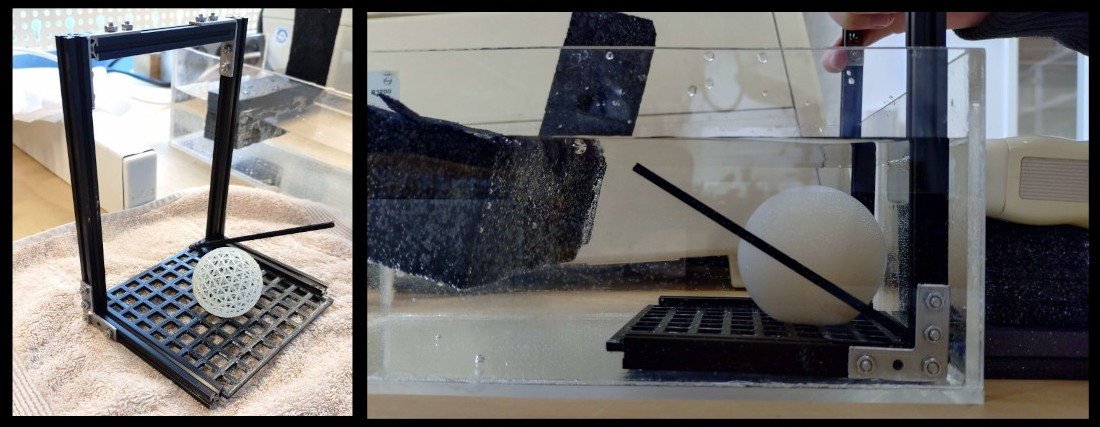
#> input picture Data/Images/scanbed.JPG, 1100 x 427 px
$ python main.py --source ../Data/Images/scanbed.JPG
#> lines starting #> are read from the running program, lines starting #| are printed output that depends on the picture; after the words box and inside, x2 and y2 are one past the last pixel; in counts of white or black regions, pixels touching at a corner belong together
### Detection_Suite/Detection.py
from abc import abstractmethod
import cv2
from cv2.typing import MatLike
from Default_vars import COLORS, ALGORITHM_KEYS
import numpy as np

NAME_POSITION = (10, 40)
ALT_TEXT_POSITION = (300, 40)
TEXT_OFFSET = 20

# ----- PARENT ----- #

class Algorithm():
    """Parent class that structures all implemented algorithms"""
    def __init__(self, debug:bool=False) -> None:
        self.debug = debug

    def identify(self):
        print("is", self)

    def apply(self, value:int, img:MatLike, gray:MatLike):
        self.write_info(value, img)
        return self.do_algorithm(value, img, gray)

    def write_info(self, value:int, img:MatLike):
        """Write info about the current algorithm on the screen"""
        name = self.__class__.__name__
        text = f"{name} - {value}"
        cv2.putText(img, text, NAME_POSITION, cv2.FONT_HERSHEY_PLAIN, 1, COLORS.WHITE, 1, cv2.LINE_AA)

    def write(self, img, text, pos=ALT_TEXT_POSITION):
        """Write additional text on an image"""
        cv2.putText(img, text, pos, cv2.FONT_HERSHEY_PLAIN, 1, COLORS.WHITE, 1, cv2.LINE_AA)


    @abstractmethod
    def do_algorithm(self, value:int, img:MatLike, gray:MatLike):
        pass

# ----- CHILD CLASSES ---- #

class Threshold(Algorithm):
    """A simple threshold operation for detection"""

    def do_threshold(self, gray, value):
        _, thresh = cv2.threshold(gray, value, 255, cv2.THRESH_BINARY)
        return thresh

    # [13 lines left out: functions do_adaptive_threshold, do_Otsu, not called in this run]

    def do_algorithm(self, value:int, img:MatLike, gray:MatLike) -> MatLike:
        """returns the thresholded image"""

        # THRESHOLDS
        thresh = self.do_threshold(gray, value)
        # thresh = self.do_adaptive_threshold(gray, value)
        # thresh = self.do_Otsu(gray, value)

        contours, _ = cv2.findContours(thresh, cv2.RETR_TREE, cv2.CHAIN_APPROX_NONE)
        cv2.drawContours(img, contours, -1, COLORS.RED, 1)

        return thresh

class K_Means(Algorithm):
    """A k-means detector.
    via: https://docs.opencv.org/4.x/d1/d5c/tutorial_py_kmeans_opencv.html
    """

    # [35 lines left out: function do_algorithm, not called in this run]
# maybe alternative: https://stackoverflow.com/questions/49710006/fast-color-quantization-in-opencv

class Watershed(Algorithm):
    """via: dev.to/jarvissan22/python-cv2-image-segmentation-canny-edges-watershed-and-k-means-methods-18l0"""

    # [26 lines left out: function do_algorithm, not called in this run]

class Color_Quantization(Algorithm):
    """via: https://stackoverflow.com/a/66339640 """
    # [16 lines left out: function do_algorithm, not called in this run]

class LUT(Algorithm):
    """via: https://github.com/PacktPublishing/Hands-On-Algorithms-for-Computer-Vision/blob/master/Chapter03/CvLutPy/CvLutPy.py"""
    # [12 lines left out: function do_algorithm, not called in this run]

class Pyr_Mean_Shift(Algorithm):
    def do_algorithm(self, value:int, img:MatLike, gray:MatLike):
        img = cv2.pyrMeanShiftFiltering(img,sp=5, sr=30)
        return img

class Brightest_Spot(Algorithm):
    # [15 lines left out: function do_algorithm, not called in this run]

class Optical_Flow(Algorithm):
    "via: https://docs.opencv.org/3.4/d4/dee/tutorial_optical_flow.html"
    def __init__(self, debug: bool = False) -> None:
        super().__init__(debug)
        self.lk_params = dict( winSize  = (15, 15),
                  maxLevel = 2,
                  criteria = (cv2.TERM_CRITERIA_EPS | cv2.TERM_CRITERIA_COUNT, 10, 0.03))
        self.feature_params = dict( maxCorners = 100,
                       qualityLevel = 0.3,
                       minDistance = 7,
                       blockSize = 7 )
        self.prev = []
        self.color = np.random.randint(0, 255, (100, 3))
        self.p0 = None

    # [56 lines left out: function do_algorithm, not called in this run]

# doesn't work
class Graph_Cut(Algorithm):
    """via: https://docs.opencv.org/4.x/d8/d83/tutorial_py_grabcut.html"""

    # [12 lines left out: function do_algorithm, not called in this run]
        # test with "manually" selected box

class Pre_Processing(Algorithm):
    """Several preprocessing techniques"""

    # [99 lines left out: functions smooth, dilate, erode, opening, closing, downsample and 3 more, not called in this run]

class Mix_Algorithms(Algorithm):
    def __init__(self):
        self.quant = Color_Quantization()
        self.pre = Pre_Processing()

    # [26 lines left out: functions mix_morph_color_quant, mix_pre_color_quant, do_algorithm, not called in this run]

class Blur_Mix(Algorithm):
    def __init__(self):
        self.pre = Pre_Processing()
        self.quant = Color_Quantization()

    # [5 lines left out: function blur_erode_quant, not called in this run]

    def do_algorithm(self, value:int, img:MatLike, gray:MatLike):
        img = self.blur_erode_quant(value, img, gray)
        return img

# ----- LIST ----- #

ALGORITHMS = {
    ALGORITHM_KEYS.ONE: Threshold(),
    ALGORITHM_KEYS.TWO: K_Means(),
    ALGORITHM_KEYS.THREE: Color_Quantization(),
    ALGORITHM_KEYS.FOUR: LUT(),
    ALGORITHM_KEYS.FIVE: Pyr_Mean_Shift(),
    ALGORITHM_KEYS.SIX: Brightest_Spot(),
    ALGORITHM_KEYS.SEVEN: Watershed(),
    ALGORITHM_KEYS.EIGHT: Optical_Flow(),
    ALGORITHM_KEYS.NINE: Pre_Processing(),
    ALGORITHM_KEYS.W: Mix_Algorithms(),
    ALGORITHM_KEYS.E: Blur_Mix(),
}

DEFAULT_A_VALUES = {
    ALGORITHM_KEYS.ONE: 50,
    ALGORITHM_KEYS.TWO: 2,
    ALGORITHM_KEYS.THREE: 2,
    ALGORITHM_KEYS.FOUR: 3,
    ALGORITHM_KEYS.FIVE: 30,
    ALGORITHM_KEYS.SIX: 50,
    ALGORITHM_KEYS.SEVEN: 0,
    ALGORITHM_KEYS.EIGHT: 1,
    ALGORITHM_KEYS.NINE: 0,
    ALGORITHM_KEYS.W: 0,
    ALGORITHM_KEYS.E: 0,
}

### Detection_Suite/main.py
import cv2
from cv2.typing import MatLike
import argparse
import time
import numpy as np

from Default_vars import COLORS, KEYS, ALGORITHM_KEYS
from Detection import Algorithm, ALGORITHMS, DEFAULT_A_VALUES

WINDOW = "Detection Suit"
DEFAULT_IMG = "../Data/Agar1.png"
DEFAULT_VID = "../Data/Lego.mp4"

COLOR_MAX = 255
US_AREA_THRESHOLD = 20
PROBE_ARTIFACT = 10
FPS_POS = (10, 20)

class CL_Parser():
    """
    Read and parse the command line parameters.
    See: https://docs.python.org/3/library/argparse.html
    """

    def __init__(self) -> None:
        self.path = DEFAULT_IMG
        self.parser = argparse.ArgumentParser(
            prog="US_Detection_Suite",
            formatter_class=argparse.RawDescriptionHelpFormatter,
            description="Suite of different CV detection algorithms for Ultrasound Images",
            # epilog="""TODO"""
        )

        self.parser.add_argument('-src', '--source', type=str,
            default=DEFAULT_IMG, required=False, action="store",
            help="""The path to the image/video-file you want to use"""
        )

        # TODO pass debug as a cli arg

        self.parse_cmd_input()

    def parse_cmd_input(self):
        args = self.parser.parse_args()
        if args.source:
            self.path = args.source
        print(f"[INFO] --> source: {self.path}")

class US_Area():
    """The area of the image/video that contains only the ultrasound scan"""
    def __init__(self, x, y, w, h) -> None:
        self.x = x # top right
        self.y = y # top right
        self.w = w
        self.h = h

class Coordinator():
    """Coordinate between the different algorithms and settings"""

    def __init__(self, debug=False) -> None:
#> in load_data, frame is the input picture: shape (427, 1100, 3); mean B, G, R 107, 108, 109.5
        self.debug = debug
        self.algorithm = ALGORITHMS[ALGORITHM_KEYS.ONE] # default init
        self.value = DEFAULT_A_VALUES[ALGORITHM_KEYS.ONE]

    def manage(self, src:MatLike) -> MatLike:
        """Manage all processing that is happening to an image and return it"""
        img, gray = self.preprocess_image(src)

        result = self.apply_algorithm(self.algorithm, self.value, img, gray)

        out = self.split_screen(self.debug, img, result)
        return out

    def preprocess_image(self, src:MatLike) -> tuple[MatLike]:
        """returns the preprocessed image as both BGR and Grayscale"""
        src = cv2.rotate(src, cv2.ROTATE_90_CLOCKWISE)
        gray = cv2.cvtColor(src, cv2.COLOR_BGR2GRAY)
        img = self.find_US_area(src, gray)
        gray = self.mask_US_area(gray)
        return (img, gray)

    def split_screen(self, show:bool, src:MatLike, out:MatLike) -> MatLike:
        """Create a split screen from two frames to show them side by side"""
        if show:
            if(len(out.shape) < 3):
                out = cv2.cvtColor(out, cv2.COLOR_GRAY2BGR)
            return cv2.hconcat([src, out])
        return src

    def apply_algorithm(self, algorithm: Algorithm, value, img, gray):
        return algorithm.apply(value, img, gray)

    def compare_algorithms(self):
        # get the 2 chosen algorithms and compare their output (Split Screen)
        pass

    # [14 lines left out: functions change_value, change_algorithm, not called in this run]

    # ----- HELPERS -----

    def find_US_area(self, src:MatLike, gray:MatLike) -> MatLike:
        """Find the original image so only the Ultrasound scan area is left"""

        _, thresh = cv2.threshold(gray, US_AREA_THRESHOLD, 255, cv2.THRESH_BINARY)
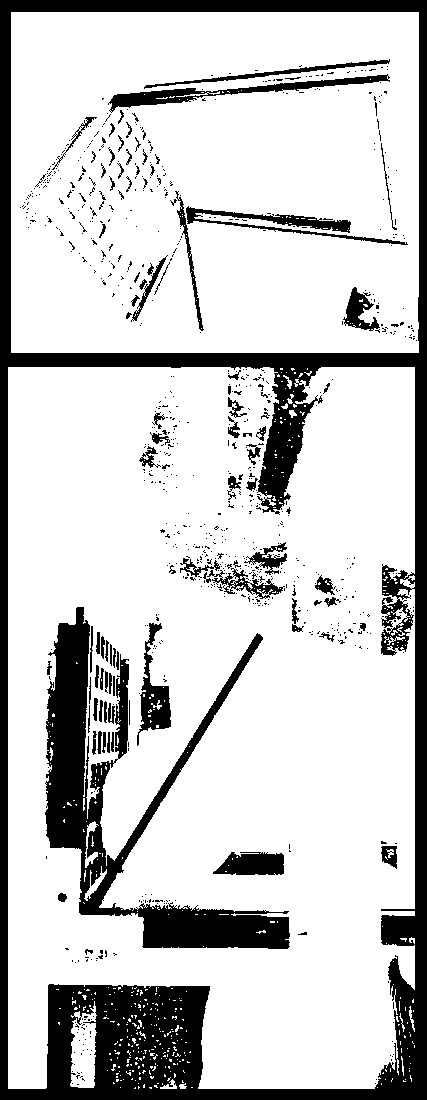
#> thresh: shape (1100, 427); 79.4% white; 808 black regions (714 under 20 px), largest, box (x1, y1, x2, y2) and area: (0, 0, 427, 1100) 59458, (45, 607, 290, 949) 20017, (108, 74, 390, 113) 2197
        eroded = cv2.erode(thresh, None, iterations=2) # get rid of text/lines
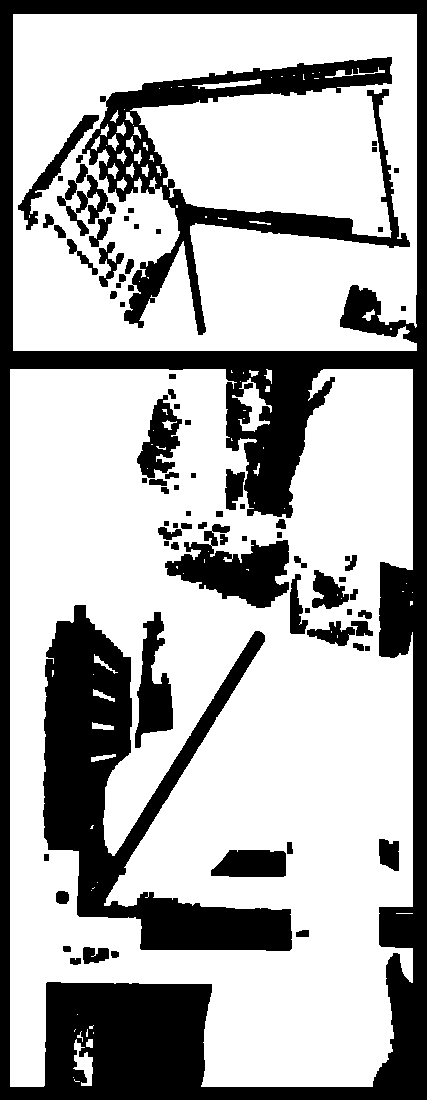
#> eroded: shape (1100, 427); 68.4% white; 78 black regions
        contours, _ = cv2.findContours(eroded, cv2.RETR_TREE, cv2.CHAIN_APPROX_NONE)
#> contours = 187 contours, 66 with area under 20; largest, box (x1, y1, x2, y2) and area: (10, 369, 413, 1087) 253704, (13, 14, 417, 351) 133288, (42, 604, 293, 952) 30838, (81, 56, 411, 336) 20958, (164, 539, 290, 609) 5329
        x, y, w, h = cv2.boundingRect(max(contours, key=cv2.contourArea))
#> x = 10; y = 369; w = 403; h = 718

        if self.debug:
            cv2.rectangle(src, (x, y), (x + w, y + h), COLORS.GREEN, 1)
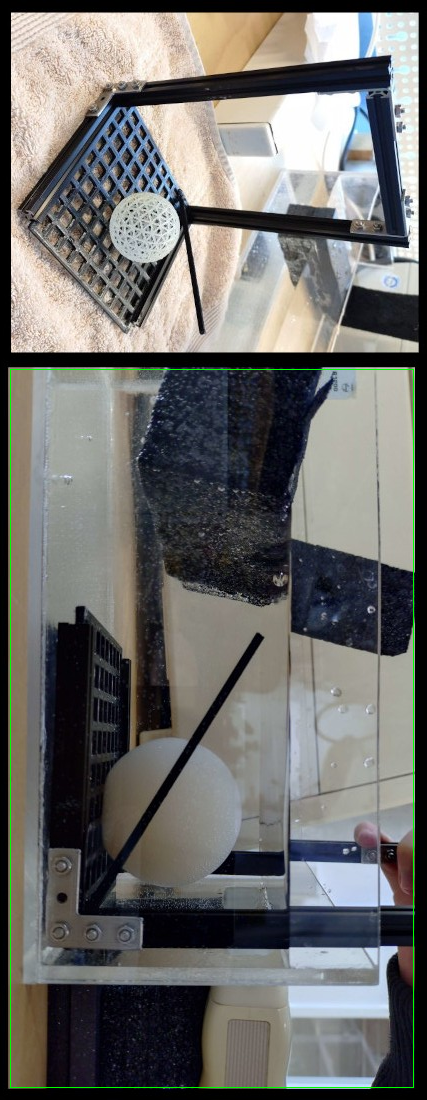
#> src: shape (1100, 427, 3); mean of channels 0, 1, 2 106.5, 108.7, 109; drawn as B, G, R

        self.area = US_Area(x, y, w, h)
#> in __init__, `self.x = x`: self.x = 10
#> in __init__, `self.y = y`: self.y = 369
#> in __init__, `self.w = w`: self.w = 403
#> in __init__, `self.h = h`: self.h = 718
        return src

    def mask_US_area(self, img):
        """Return a copy of the image that is masked to the US-Area (rest is black)"""
        black = np.zeros((img.shape[0], img.shape[1], 3), np.uint8)
        black = cv2.cvtColor(black, cv2.COLOR_BGR2GRAY)
        area = self.area
        cv2.rectangle(black, (area.x, area.y), (area.x+area.w, area.y+area.h), COLORS.WHITE, -1)
#> black: shape (1100, 427); 61.8% white; 1 black region, box (x1, y1, x2, y2) and area: (0, 0, 427, 1100) 179224
        cv2.rectangle(black, (area.x, area.y), (area.x+area.w, area.y+PROBE_ARTIFACT), COLORS.BLACK, -1)
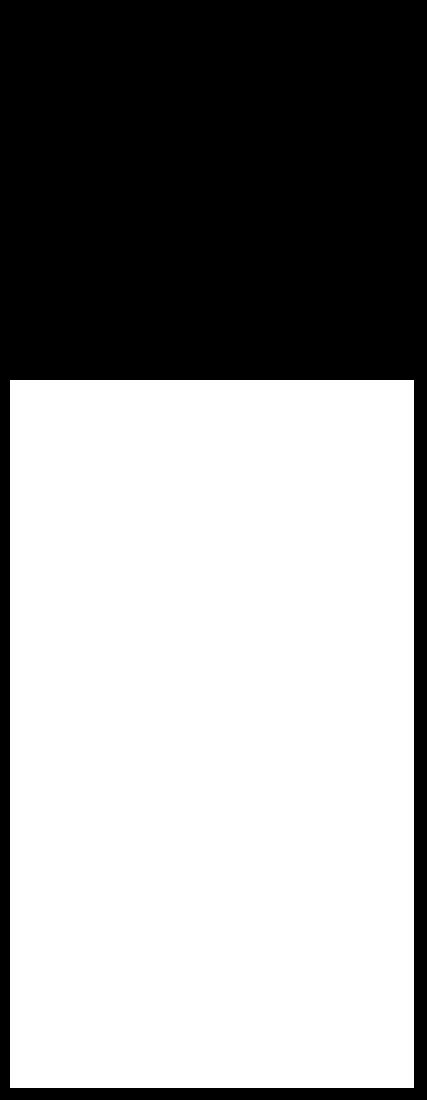
#> black: shape (1100, 427); 60.9% white; 1 black region, box (x1, y1, x2, y2) and area: (0, 0, 427, 1100) 183668
        # -> remove the very top of the area, as there are a lot of probe artifacts and nothing else

        _, mask = cv2.threshold(black, 127, 255, 0)
        return cv2.bitwise_and(img, img, mask=mask)


class Viewer():
    """Handle all CV2 functions, that affect viewing the data"""

    def __init__(self, debug:bool=False) -> None:
        self.debug = debug
        self.parser = CL_Parser()
        self.coordinator = Coordinator(self.debug)
        self.prev_frame_time = 0
        self.new_frame_time = 0
        self.load_data()

    def load_data(self):
        if ".mp4" in self.parser.path:
            cap = cv2.VideoCapture(self.parser.path)
            self.show_video(cap)
        else:
            frame= cv2.imread(self.parser.path)
            self.show_img(frame)
        # evtl. open with mouse after running program (-> from tkinter import filedialog)

    def show_img(self, frame:MatLike) -> None:
        while True:
            out = self.coordinator.manage(frame)
#> in write_info, `cv2.putText(img, text, NAME_POSITION, cv2.FONT_HERSHEY_PLAIN, 1, COLOR..`: img: shape (1100, 427, 3); 0.12% of pixels changed, all inside (x1, y1, x2, y2) = (11, 29, 139, 41)
#> in do_threshold, `_, thresh = cv2.threshold(gray, value, 255, cv2.THRESH_BINARY)`:
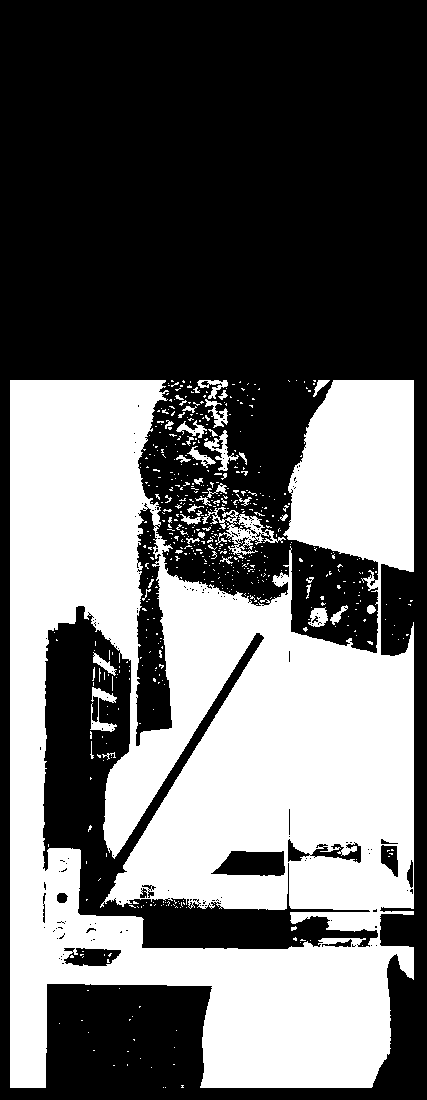
#> thresh: shape (1100, 427); 41% white; 573 white regions (528 under 20 px)
#> in do_algorithm, `contours, _ = cv2.findContours(thresh, cv2.RETR_TREE, cv2.CHAIN_APPROX..`: contours = 871 contours, 815 with area under 20; largest, box (x1, y1, x2, y2) and area: (10, 380, 414, 1088) 222762, (42, 605, 379, 950) 30646, (135, 507, 173, 747) 5471, (210, 850, 286, 877) 1538, (202, 507, 286, 559) 1076
#> in do_algorithm, `cv2.drawContours(img, contours, -1, COLORS.RED, 1)`:
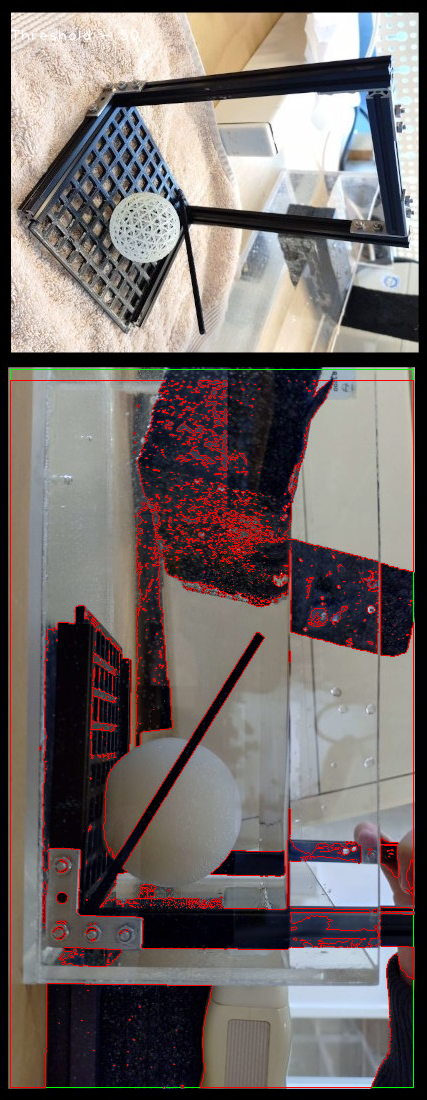
#> img: shape (1100, 427, 3); mean of channels 0, 1, 2 104.6, 106.1, 114.6; drawn as B, G, R
#> in split_screen, `out = cv2.cvtColor(out, cv2.COLOR_GRAY2BGR)`: out: shape (1100, 427, 3); 41% white; 573 white regions (528 under 20 px), largest, box (x1, y1, x2, y2) and area: (10, 380, 414, 1088) 185813, (202, 507, 286, 559) 1164, (90, 687, 117, 732) 447
#> in split_screen, `return cv2.hconcat([src, out])`:
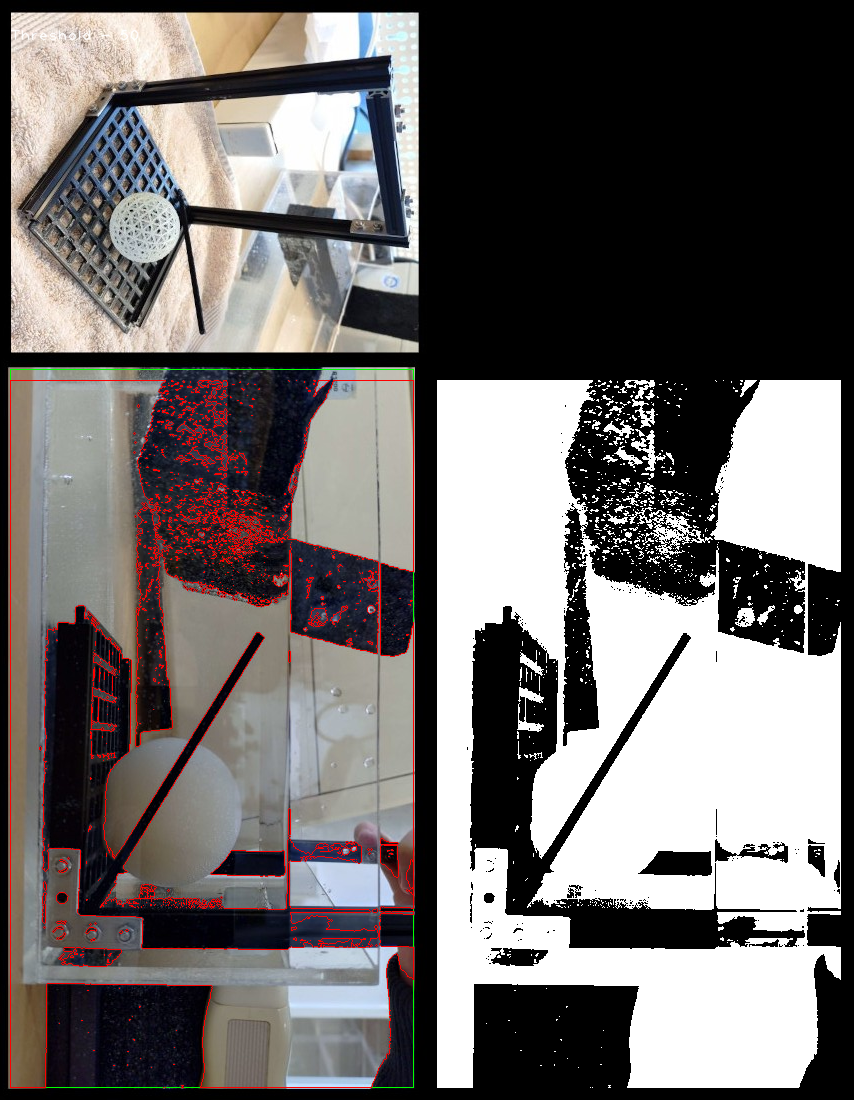
#> returned value: shape (1100, 854, 3); mean of channels 0, 1, 2 104.6, 105.4, 109.6; drawn as B, G, R
            key = cv2.waitKeyEx(1)
#> (key q is pressed here)
            if key == ord("q") or key == KEYS.ESC:
                break
            elif key == ord("s"):
                self.save(out)
            elif key == KEYS.UP_ARROW or key == KEYS.DOWN_ARROW:
                self.coordinator.change_value(key)
            elif key in vars(ALGORITHM_KEYS).values():
                self.coordinator.change_algorithm(key)
            cv2.imshow(WINDOW, out)
        cv2.destroyAllWindows()

    # [38 lines left out: functions show_video, save, not called in this run]

    def stop(self, cap:cv2.VideoCapture):
        cv2.destroyAllWindows()
        cap.release()

    def pause(self):
        cv2.waitKey()

    # [11 lines left out: function write_fps, not called in this run]

# ----- MAIN ----- #
def main():
    # TODO: put detection algorithms on number keys for quick change between
    viewer = Viewer(True)
    # coordinator = Coordinator(True)
    # coordinator.preprocess_image(viewer.frame)

main()
